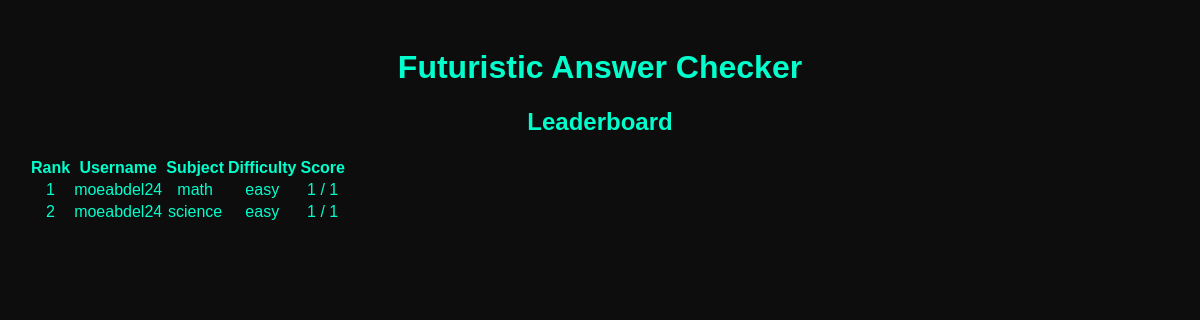
The page /leaderboard on the database as committed earlier.
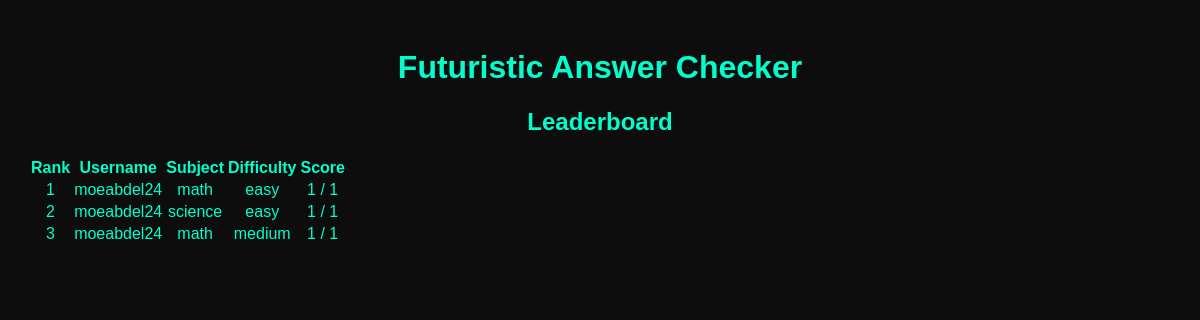
The same page on the database as committed later.
### models.py (models this page shows)
class QuizSession(db.Model):
    id = db.Column(db.Integer, primary_key=True)
    user_id = db.Column(db.Integer, db.ForeignKey('user.id'), nullable=False)
    subject = db.Column(db.String(50), nullable=False)
    difficulty = db.Column(db.String(10), nullable=False)
    score = db.Column(db.Integer)
    total_questions = db.Column(db.Integer)
    timestamp = db.Column(db.DateTime)

class User(db.Model):
    id = db.Column(db.Integer, primary_key=True)
    username = db.Column(db.String(50), unique=True, nullable=False)
    password = db.Column(db.String(200), nullable=False)
    quizzes = db.relationship('QuizSession', backref='user', lazy=True)

### app.py (the view)
@app.route('/leaderboard')
def leaderboard():
    leaderboard_data = QuizSession.query.order_by(QuizSession.score.desc()).limit(10).all()
    return render_template('leaderboard.html', leaderboard=leaderboard_data)

### templates/leaderboard.html
{% extends "base.html" %}
{% block content %}
    <h2>Leaderboard</h2>
    <table>
        <tr>
            <th>Rank</th>
            <th>Username</th>
            <th>Subject</th>
            <th>Difficulty</th>
            <th>Score</th>
        </tr>
        {% for entry in leaderboard %}
        <tr>
            <td>{{ loop.index }}</td>
            <td>{{ entry.user.username }}</td>
            <td>{{ entry.subject }}</td>
            <td>{{ entry.difficulty }}</td>
            <td>{{ entry.score }} / {{ entry.total_questions }}</td>
        </tr>
        {% endfor %}
    </table>
{% endblock %}

### templates/base.html (shortened to what this page needs)
<!DOCTYPE html>
<html lang="en">
<head>
    <link rel="stylesheet" href="{{ url_for('static', filename='css/style.css') }}">
</head>
<body>
    <header>
        <h1>Futuristic Answer Checker</h1>
    </header>
    <main>
        {% block content %}{% endblock %}
    </main>
</body>
</html>

### static/css/style.css (style rules this page uses)
body { background-color: #0d0d0d; color: #00ffcc; font-family: 'Orbitron', sans-serif; text-align: center; padding: 20px; }

Rows that differ between the two databases and show on the page:
added QuizSession: user.username "moeabdel24", subject "math", difficulty "medium", score "1", total_questions "1"
